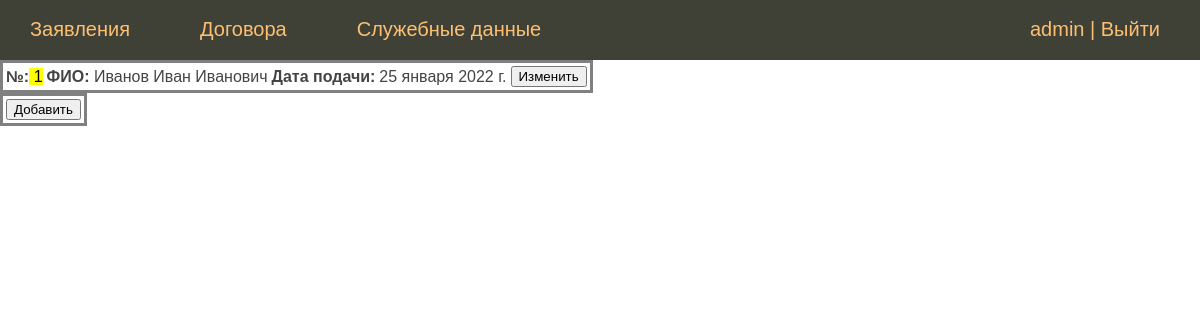
/statements_list/ (signed in), run on an earlier commit of the app's database.
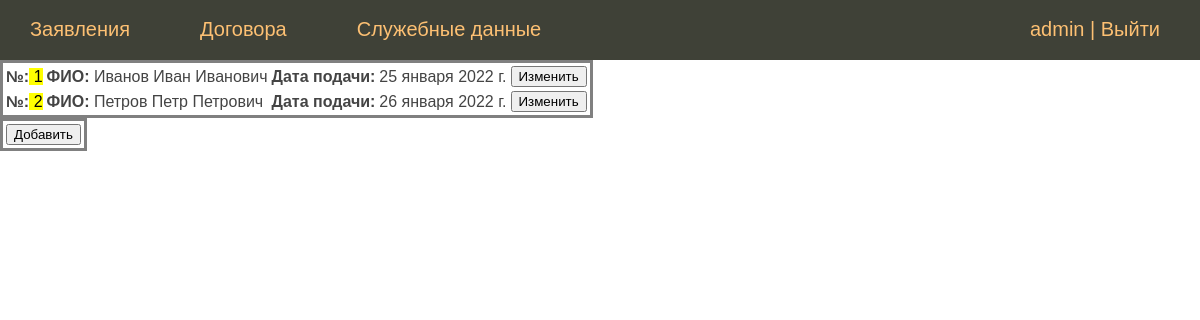
And on a later commit of the database.
### sobnushdi/models.py (models this page shows, shortened)
class Statement(models.Model):
    number_statement = models.PositiveSmallIntegerField(verbose_name='Номер заявления')
    date = models.DateField(blank=True, null=True, verbose_name='Дата заявления')
    address = models.ForeignKey(HeatedPremise, on_delete=models.SET_NULL,
                                null=True, verbose_name='Адрес отапливаемого помещения')
    person = models.ForeignKey(Person, on_delete=models.CASCADE, blank=True, null=True, verbose_name='Заявитель')
    class Meta:
        verbose_name = 'Заявление'
        verbose_name_plural = 'Заявления'

### person/models.py (models this page shows)
class Person(models.Model):
    second_name = models.CharField(max_length=50, verbose_name='Фамилия')
    first_name = models.CharField(max_length=50, verbose_name='Имя')
    patronymic = models.CharField(max_length=50, blank=True, null=True, verbose_name='Отчество')
    date_of_bird = models.DateField(blank=True, null=True, verbose_name='Дата рождения')
    phone_number = models.IntegerField(max_length=11, blank=True, null=True, verbose_name='Телефон')
    residence_address = models.OneToOneField(ResidenceAddress, on_delete=models.CASCADE,
                                             blank=True, null=True, verbose_name='Адрес проживания')
    passport = models.OneToOneField(Passport, on_delete=models.CASCADE,
                                    blank=True, null=True, verbose_name='паспортные данные')
    def __str__(self):
        a = str(self.second_name)+' '+str(self.first_name)+' '+str(self.patronymic)
        return a
    class Meta:
        verbose_name = 'ФИО'
        verbose_name_plural = 'ФИО'

### sobnushdi/views.py (the view)
# urls.py: path('statements_list/', StatementsView.as_view(), name='statements_list'),
class StatementsView(ListView):
    model = Statement
    template_name = 'sobnushdi/statement_list.html'
    context_object_name = 'statements'
    paginate_by = 100
    def get_context_data(self, *, object_list=None, **kwargs):
        context = super().get_context_data(**kwargs)
        context['title'] = 'Заявления'
        return context

### sobnushdi/templates/sobnushdi/statement_list.html
{% extends 'sobnushdi/base.html' %}
{% block content %}
{% if request.user.is_authenticated %}
<table>
{% for stat in statements %}
    <tr>
        <td><b>№:</b><mark> {{ stat.number_statement }}</mark></td>
        <td><b>ФИО:</b> {{ stat.person }}</td>
        <td><b>Дата подачи:</b></td><td> {{ stat.date }}</td>
        <td>
            <form action="{% url 'statement_mod' pk=stat.pk %}">
                <button type="submit">Изменить</button>
            </form>
        </td>
</tr>
    {% endfor %}
</table>
<table>
<tr>
    <td><form action="{% url 'statement_add' %}">
        <button type="submit">Добавить</button></form></td>
</tr>
</table>
{% else %}
<p>Авторизуйтесь</p>
 {% endif %}
{% endblock %}

What changed in the data, as far as the page shows it:
added Statement: number_statement "2", person "Петров Петр Петрович", date "26 января 2022 г."
